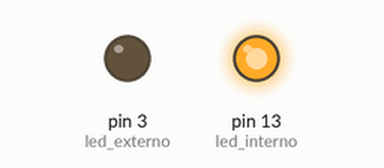
Simulated run of this sketch. Board: Arduino Uno, built with avr-gcc and run on an emulated ATmega328P. Parts: output pins drawn as LEDs (lit = HIGH).

Above: at 0.5 s.
At 1.5 s:
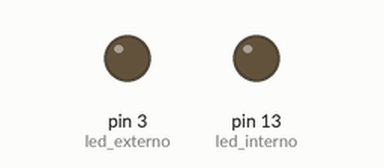
At 5.7 s:
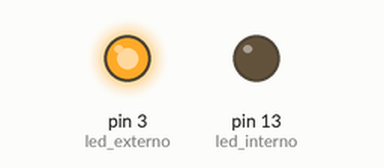
Timing chart, 0 to 7.4 s (numbered marks = the images above):
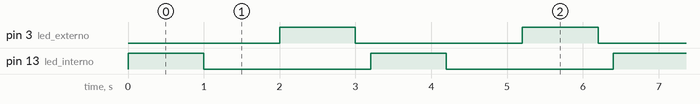

The sketch:

blink.ino
```cpp
const int led_interno = LED_BUILTIN;
const int led_externo = 3;

void setup()
{
  // Primeira parte da Ponderada
  pinMode(led_interno, OUTPUT);

  //Segunda parte da Ponderada
  pinMode(led_externo, OUTPUT);
}

void loop()
{
 parte_1();
 parte_2();
}

void parte_1()
{
// Primeira parte da Ponderada
  digitalWrite(led_interno, HIGH);
  delay(1000);
  digitalWrite(led_interno, LOW);
  delay(1000);
}

void parte_2()
{
  //Segunda parte da Ponderada
  digitalWrite(led_externo, HIGH);
  delay(1000);
  digitalWrite(led_externo, LOW);
  delay(200);
}
```

Measured:
- by itself, pin 3 (led_externo), pin 13 (led_interno): alternates HIGH for 1.0 s and LOW for 2.2 s
- by itself, everything shown: repeats every 3.2 s, in 4 steps
